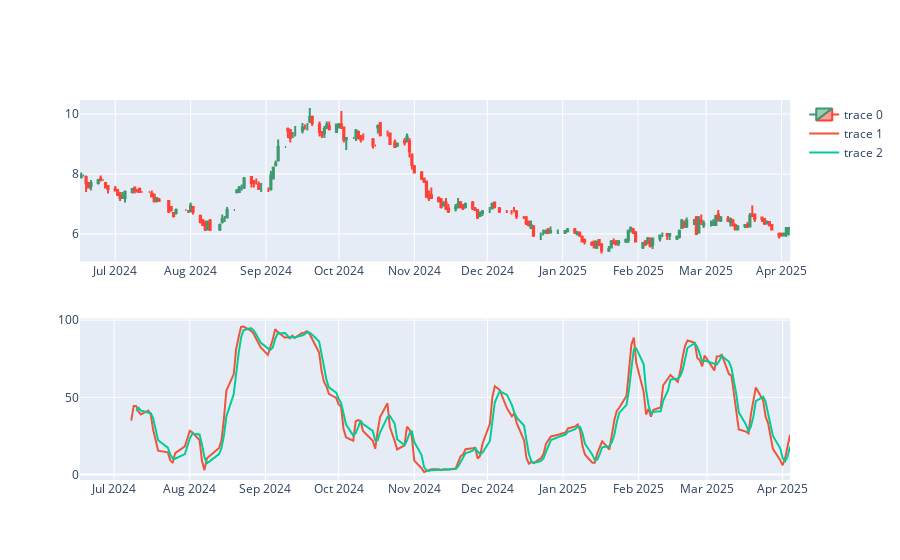

Notebook code cell kept with this figure:
### Code cell
from plotly.subplots import make_subplots

fig = make_subplots(rows=2, cols=1)

fig.add_trace(go.Candlestick(x=df['Date'],
                            open=df['Open'],
                            high=df['High'],
                            low=df['Low'],
                            close=df['Close']),
              row=1, col=1)

fig.add_trace(go.Scatter(x=df['Date'], y=df['STOCHk_14_3_3']), row=2, col=1)
fig.add_trace(go.Scatter(x=df['Date'], y=df['STOCHd_14_3_3']), row=2, col=1)
fig.update_layout(xaxis=dict(rangeslider=dict(visible=False)),
                  xaxis2=dict(rangeslider=dict(visible=False)))

fig.show()

### Figure 1 — Plotly figure (JSON) as saved in the notebook; plotly's stock layout.template omitted (floating-point values rounded to 4 significant figures; data arrays with more than 128 entries replaced by an {"elided": "..."} marker saying what was removed)
{"data": [{"close": {"elided": "200 float values"}, "high": {"elided": "200 float values"}, "low": {"elided": "200 float values"}, "open": {"elided": "200 float values"}, "type": "candlestick", "x": {"elided": "200 str values"}, "xaxis": "x", "yaxis": "y"}, {"type": "scatter", "x": {"elided": "200 str values"}, "xaxis": "x2", "y": {"elided": "200 float values"}, "yaxis": "y2"}, {"type": "scatter", "x": {"elided": "200 str values"}, "xaxis": "x2", "y": {"elided": "200 float values"}, "yaxis": "y2"}], "layout": {"xaxis": {"anchor": "y", "domain": [0, 1], "rangeslider": {"visible": false}}, "xaxis2": {"anchor": "y2", "domain": [0, 1], "rangeslider": {"visible": false}}, "yaxis": {"anchor": "x", "domain": [0.575, 1]}, "yaxis2": {"anchor": "x2", "domain": [0, 0.425]}}}
